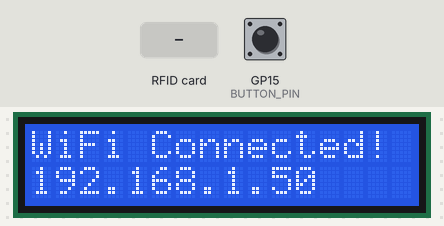
The sketch below on a simulated Raspberry Pi Pico W. Shown: 16×2 character LCD. The inputs (shaded band) are chosen by the test bench; at power-on: GP15 (BUTTON_PIN) HIGH. WiFi joins after 1.5 s; servers stay silent unless stated; uploads are accepted with an empty reply; what the sketch prints to the serial monitor is not drawn.

Above: at 2.6 s.
At 10.1 s:
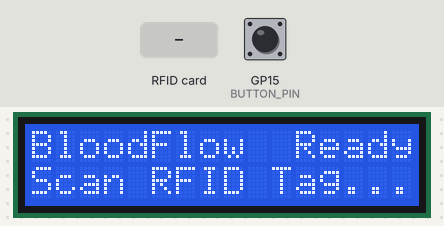
10.2 s: GP15 (BUTTON_PIN) pulled LOW for 0.15 s
At 10.35 s:
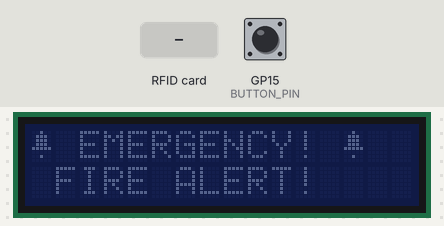
10.9 s: RFID card 5E 7A 19 C4 held to the reader
At 12.6 s:
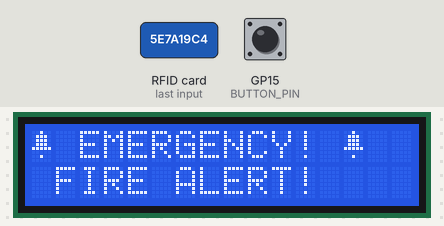
13.1 s: GP15 (BUTTON_PIN) pulled LOW for 3.2 s
Timing chart, 0 to 16.1 s (numbered marks = the images above; inputs shaded):
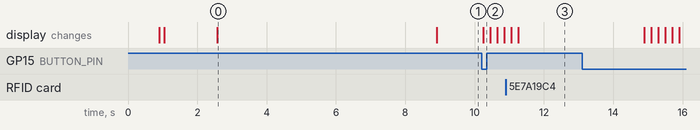

The sketch:

BloodFlow_PicoW2_All_Hardware.ino
```cpp
/*
 * ===================================================================
 *  BloodFlow Smart IoT — Raspberry Pi Pico 2W + LCD 16x2 I2C + RC522 + Button
 *  (DS18B20 Temperature Sensor Disabled / Optional)
 *
 *  Board: "Raspberry Pi Pico 2W" via Earle Philhower's Arduino-Pico core
 *  Board URL (paste in Arduino IDE → Preferences → Additional Board Manager URLs):
 *    https://github.com/earlephilhower/arduino-pico/releases/download/global/package_rp2040_index.json
 *  Then: Tools → Board → Boards Manager → search "Raspberry Pi Pico/RP2040" → Install
 *  Select Board: "Raspberry Pi Pico 2W"
 *
 *  ─────────────────────────────────────────────────────────────────
 *  WIRING DIAGRAM (All GPIO numbers — Pico 2W physical pin in brackets):
 *  ─────────────────────────────────────────────────────────────────
 *
 *  1. RC522 RFID READER:  (uses SPI1 to avoid conflict with other peripherals)
 *     RC522 VCC     → 3V3        [Pin 36]  ⚠️ 3.3V ONLY — NEVER 5V!
 *     RC522 GND     → GND        [Pin 38]
 *     RC522 RST     → GPIO14     [Pin 19]
 *     RC522 SDA/SS  → GPIO13     [Pin 17]
 *     RC522 SCK     → GPIO10     [Pin 14]
 *     RC522 MISO    → GPIO12     [Pin 16]
 *     RC522 MOSI    → GPIO11     [Pin 15]
 *
 *  2. LCD 16x2 I2C DISPLAY:
 *     LCD VCC       → VBUS (5V)  [Pin 40]  (or 3V3 if your LCD module supports it)
 *     LCD GND       → GND        [Pin 38]
 *     LCD SDA       → GPIO4      [Pin  6]
 *     LCD SCL       → GPIO5      [Pin  7]
 *
 *  3. EMERGENCY PUSH BUTTON:
 *     Button Leg 1  → GPIO15     [Pin 20]
 *     Button Leg 2  → GND
 *     (Uses internal INPUT_PULLUP — no external resistor needed!)
 *     Idle = HIGH, Pressed = LOW
 *
 *  4. TEMPERATURE SENSOR (DS18B20) — DISABLED FOR NOW:
 *     Set #define ENABLE_TEMPERATURE true when connecting:
 *     DS18B20 VCC   → 3V3        [Pin 36]
 *     DS18B20 GND   → GND        [Pin 38]
 *     DS18B20 DATA  → GPIO16     [Pin 21]  [+ 4.7kΩ pull-up to 3V3]
 *
 *  ─────────────────────────────────────────────────────────────────
 *  REQUIRED LIBRARIES — install from Arduino Library Manager:
 *    LiquidCrystal_I2C   (Frank de Brabander)
 *    MFRC522             (GithubCommunity)
 *    ArduinoJson         (Benoit Blanchon) v6 or v7
 *    (Optional) OneWire & DallasTemperature  (only if ENABLE_TEMPERATURE=true)
 * ===================================================================
 */

#include <WiFi.h>                 // Arduino-Pico built-in WiFi (replaces ESP8266WiFi.h)
#include <HTTPClient.h>           // Arduino-Pico HTTPClient  (replaces ESP8266HTTPClient.h)
#include <WiFiClientSecure.h>
#include <Wire.h>
#include <LiquidCrystal_I2C.h>
#include <SPI.h>
#include <MFRC522.h>
#include <ArduinoJson.h>

#if ENABLE_TEMPERATURE
  #include <OneWire.h>
  #include <DallasTemperature.h>
#endif

// =========================================================
//  ⚙️  CONFIGURATION — CHANGE THESE
// =========================================================
const char* WIFI_SSID     = "YOUR_WIFI_SSID";
const char* WIFI_PASSWORD = "YOUR_WIFI_PASSWORD";

const char* SUPABASE_HOST     = "gvwdrbrepbpmhjckdcyq.supabase.co";
const char* SUPABASE_ANON_KEY = "sb_publishable_uPsHJqLyu5jZwpoK0GvoPw_TQUtty3D";

const char* STORAGE_CODE = "ST001";
const char* DEVICE_ID    = "BLOOD-BANK-PICO2W";

// Temperature sensor feature flag: set to true when DS18B20 is plugged in
#define ENABLE_TEMPERATURE false

// LCD I2C address — try 0x27 first, if blank try 0x3F
#define LCD_ADDRESS 0x27
#define LCD_COLS    16
#define LCD_ROWS    2

// =========================================================
//  📌  PIN DEFINITIONS  (GPIO numbers)
// =========================================================
#define BUTTON_PIN    15   // GPIO15 — Emergency Button (INPUT_PULLUP — no resistor needed!)
#define ONE_WIRE_BUS  16   // GPIO16 — DS18B20 Data (if ENABLE_TEMPERATURE=true)

// RC522 uses SPI1
#define RFID_SS_PIN   13   // GPIO13 — RC522 SDA/SS
#define RFID_RST_PIN  14   // GPIO14 — RC522 RST

// SPI1 pins for RC522
// SCK=GPIO10, MOSI=GPIO11, MISO=GPIO12 (set in setup via SPI1.begin())

// I2C0 pins for LCD
#define I2C_SDA_PIN    4   // GPIO4
#define I2C_SCL_PIN    5   // GPIO5

// =========================================================
//  TIMING
// =========================================================
const unsigned long DEBOUNCE_MS      = 300;
const unsigned long TEMP_INTERVAL_MS = 15000;  // read temp every 15 s
const unsigned long HEARTBEAT_MS     = 60000;  // device heartbeat every 60 s
const unsigned long ALERT_DISPLAY_MS = 8000;   // show emergency message on LCD for 8 s
const unsigned long RFID_DISPLAY_MS  = 3000;   // show RFID scan on LCD for 3 s

// =========================================================
//  OBJECTS
// =========================================================
LiquidCrystal_I2C lcd(LCD_ADDRESS, LCD_COLS, LCD_ROWS);
MFRC522           rfid(RFID_SS_PIN, RFID_RST_PIN);
WiFiClientSecure  wifiClient;

#if ENABLE_TEMPERATURE
  OneWire           oneWire(ONE_WIRE_BUS);
  DallasTemperature tempSensor(&oneWire);
#endif

// =========================================================
//  STATE
// =========================================================
String storageUnitId = "";
String lastRFIDTag   = "";

unsigned long lastButtonTime   = 0;
unsigned long lastTempTime     = 0;
unsigned long lastHeartbeat    = 0;
unsigned long lastRFIDTime     = 0;
unsigned long emergencyShownAt = 0;
unsigned long rfidShownAt      = 0;

bool emergencyOnScreen = false;
bool rfidOnScreen      = false;
float lastKnownTemp    = 0.0;

// LCD custom characters
byte bellChar[8] = {0x04,0x0E,0x0E,0x0E,0x1F,0x00,0x04,0x00};
byte tempChar[8] = {0x04,0x0A,0x0A,0x0E,0x0E,0x1F,0x0E,0x00};

// =========================================================
//  SETUP
// =========================================================
void setup() {
  Serial.begin(115200);
  delay(800);

  Serial.println(F("\n============================================="));
  Serial.println(F("  BloodFlow IoT — Pico 2W + LCD 16x2 v1.0  "));
  Serial.println(F("============================================="));

  // Emergency button — Pico 2W supports INPUT_PULLUP on all GPIO (unlike ESP8266 D0)
  pinMode(BUTTON_PIN, INPUT_PULLUP);

  // I2C for LCD — use Wire (I2C0: SDA=GPIO4, SCL=GPIO5)
  Wire.setSDA(I2C_SDA_PIN);
  Wire.setSCL(I2C_SCL_PIN);
  Wire.begin();

  lcd.init();
  lcd.backlight();
  lcd.createChar(0, bellChar);
  lcd.createChar(1, tempChar);

  lcdShow("BloodFlow IoT", "Starting up...");

#if ENABLE_TEMPERATURE
  tempSensor.begin();
  int ds = tempSensor.getDeviceCount();
  Serial.printf("DS18B20 found: %d sensor(s) on GPIO%d\n", ds, ONE_WIRE_BUS);
#else
  Serial.println(F("Temperature sensor disabled (RFID & Emergency active)"));
#endif

  // RC522 RFID — init SPI1 with explicit pins
  SPI1.setRX(12);   // MISO
  SPI1.setTX(11);   // MOSI
  SPI1.setSCK(10);  // SCK
  SPI1.setCS(13);   // SS (handled by MFRC522 lib)
  SPI1.begin();
  rfid.PCD_Init(&SPI1);
  delay(50);

  // SSL — skip certificate verification (same as ESP8266 setInsecure)
  wifiClient.setInsecure();

  // Wi-Fi
  lcdShow("Connecting WiFi", WIFI_SSID);
  Serial.print(F("Connecting to "));
  Serial.println(WIFI_SSID);
  WiFi.mode(WIFI_STA);
  WiFi.begin(WIFI_SSID, WIFI_PASSWORD);
  while (WiFi.status() != WL_CONNECTED) {
    delay(400);
    Serial.print('.');
  }
  Serial.println();
  Serial.print(F("Connected! IP: "));
  Serial.println(WiFi.localIP());

  lcdShow("WiFi Connected!", WiFi.localIP().toString().c_str());
  delay(1500);

  // Resolve ST001 UUID
  for (int i = 0; i < 3 && storageUnitId.isEmpty(); i++) {
    if (i > 0) { delay(2000); }
    fetchStorageUnitId();
  }

  // Initial heartbeat
  sendHeartbeat(0.0);

  lcdShowReady(0.0);
  Serial.println(F("\n✓ All systems ready!\n"));
}

// =========================================================
//  MAIN LOOP
// =========================================================
void loop() {
  if (WiFi.status() != WL_CONNECTED) {
    Serial.println(F("Wi-Fi lost, reconnecting..."));
    lcdShow("WiFi Lost!", "Reconnecting...");
    WiFi.reconnect();
    delay(3000);
    return;
  }

  // ── EMERGENCY BUTTON (GPIO15) ──────────────────────────
  // INPUT_PULLUP: idle=HIGH, pressed=LOW
  if (digitalRead(BUTTON_PIN) == LOW &&
      (millis() - lastButtonTime) > DEBOUNCE_MS) {
    lastButtonTime = millis();

    Serial.println(F("\n!!! EMERGENCY BUTTON PRESSED !!!"));
    lcdShowEmergency();

    bool ok = sendFireEmergency();

    if (ok) {
      Serial.println(F("[EMERGENCY ✓] Fire alert dispatched!"));
    } else {
      Serial.println(F("[EMERGENCY ✗] Failed to dispatch!"));
      lcd.setCursor(0, 1);
      lcd.print("Send FAILED!    ");
    }

    delay(3000);  // hardware cooldown after press
  }

  // ── RESTORE LCD AFTER EMERGENCY MESSAGE TIMEOUT ────────
  if (emergencyOnScreen &&
      (millis() - emergencyShownAt) > ALERT_DISPLAY_MS) {
    emergencyOnScreen = false;
    lcdShowReady(lastKnownTemp);
  }

#if ENABLE_TEMPERATURE
  // ── DS18B20 TEMPERATURE ────────────────────────────────
  if (millis() - lastTempTime > TEMP_INTERVAL_MS) {
    lastTempTime = millis();
    readAndPostTemperature();
  }
#endif

  // ── RC522 RFID ─────────────────────────────────────────
  if (rfid.PICC_IsNewCardPresent() && rfid.PICC_ReadCardSerial()) {
    String uid = getTagUID();

    if (uid != lastRFIDTag || (millis() - lastRFIDTime) > 3000) {
      lastRFIDTag  = uid;
      lastRFIDTime = millis();

      Serial.print(F("\n[RFID] Tag UID: "));
      Serial.println(uid);

      if (!emergencyOnScreen) {
        lcdShowRFID(uid);
      }

      bool ok = postRFIDEvent(uid);
      if (ok) {
        Serial.println(F("[RFID ✓] Logged to Supabase!"));
        if (!emergencyOnScreen) {
          lcd.setCursor(0, 1);
          lcd.print("Saved!          ");
        }
      } else {
        Serial.println(F("[RFID ✗] Failed to log."));
        if (!emergencyOnScreen) {
          lcd.setCursor(0, 1);
          lcd.print("FAILED! HTTP err");
        }
      }
    }

    rfid.PICC_HaltA();
    rfid.PCD_StopCrypto1();
  }

  // ── RESTORE LCD AFTER RFID DISPLAY ─────────────────────
  if (rfidOnScreen && !emergencyOnScreen &&
      (millis() - rfidShownAt) > RFID_DISPLAY_MS) {
    rfidOnScreen = false;
    lcdShowReady(lastKnownTemp);
  }

  // ── HEARTBEAT ──────────────────────────────────────────
  if (millis() - lastHeartbeat > HEARTBEAT_MS) {
    lastHeartbeat = millis();
    float t = 0.0;
#if ENABLE_TEMPERATURE
    tempSensor.requestTemperatures();
    float reading = tempSensor.getTempCByIndex(0);
    if (reading != DEVICE_DISCONNECTED_C && reading != -127.0f) {
      t = reading;
    }
#endif
    sendHeartbeat(t);
  }
}

// =========================================================
//  LCD DISPLAY HELPERS
// =========================================================
void lcdShow(const char* line1, const char* line2) {
  lcd.clear();
  lcd.setCursor(0, 0);
  lcd.print(line1);
  lcd.setCursor(0, 1);
  lcd.print(line2);
}

void lcdShowReady(float tempC) {
  lcd.clear();
  lcd.setCursor(0, 0);
  lcd.print("BloodFlow  Ready");
  lcd.setCursor(0, 1);
#if ENABLE_TEMPERATURE
  lcd.write(1);  // thermometer icon
  lcd.print(" Temp: ");
  if (tempC <= 0.0) {
    lcd.print("-- deg C");
  } else {
    lcd.print(tempC, 1);
    lcd.print(" \xDF""C   ");  // °C
  }
#else
  lcd.print("Scan RFID Tag...");
#endif
}

void lcdShowEmergency() {
  emergencyOnScreen = true;
  emergencyShownAt  = millis();

  lcd.clear();
  lcd.setCursor(0, 0);
  lcd.write(0);           // bell icon
  lcd.print(" EMERGENCY! ");
  lcd.write(0);           // bell icon
  lcd.setCursor(0, 1);
  lcd.print(" FIRE ALERT!    ");

  // Flash 3 times so it's noticeable
  for (int i = 0; i < 3; i++) {
    lcd.noBacklight();
    delay(200);
    lcd.backlight();
    delay(200);
  }
}

void lcdShowRFID(const String& uid) {
  rfidOnScreen = true;
  rfidShownAt  = millis();

  lcd.clear();
  lcd.setCursor(0, 0);
  lcd.print("RFID Scanned:");
  lcd.setCursor(0, 1);
  lcd.print(uid.substring(0, 16));
}

// =========================================================
//  DS18B20 — Read temp, post to Supabase, update LCD
// =========================================================
#if ENABLE_TEMPERATURE
void readAndPostTemperature() {
  tempSensor.requestTemperatures();
  float tempC = tempSensor.getTempCByIndex(0);

  if (tempC == DEVICE_DISCONNECTED_C || tempC == -127.0f) {
    Serial.println(F("[DS18B20] ✗ Sensor disconnected! Check GPIO16 wiring + 4.7k resistor."));
    if (!emergencyOnScreen && !rfidOnScreen) {
      lcdShow("DS18B20 Error!", "Check GPIO16");
    }
    return;
  }

  lastKnownTemp = tempC;

  const char* status =
    (tempC < 2.0 || tempC > 6.0) ? "critical" :
    (tempC < 3.0 || tempC > 5.5) ? "warning"  : "normal";

  Serial.printf("[DS18B20] Temp = %.2f degC  (%s)\n", tempC, status);

  if (!emergencyOnScreen && !rfidOnScreen) {
    lcdShowReady(tempC);
  }

  if (strcmp(status, "critical") == 0) {
    if (!emergencyOnScreen) {
      lcd.clear();
      lcd.setCursor(0, 0);
      lcd.print("TEMP WARNING!   ");
      lcd.setCursor(0, 1);
      lcd.print(tempC, 1);
      lcd.print("\xDF""C OUT RANGE!");
      for (int i = 0; i < 2; i++) {
        lcd.noBacklight(); delay(300);
        lcd.backlight();   delay(300);
      }
    }
    postAlert("TEMPERATURE_CRITICAL", "critical",
              String("Cold storage out of range: ") + tempC + "C (safe: 2-6C)");
  }

  StaticJsonDocument<256> doc;
  doc["device_id"]   = DEVICE_ID;
  doc["temperature"] = tempC;
  doc["status"]      = status;
  if (!storageUnitId.isEmpty()) doc["storage_unit_id"] = storageUnitId;
  String body; serializeJson(doc, body);

  int code = restPost("/rest/v1/temperature_readings", body);
  if (code == 201 || code == 200)
    Serial.printf("[DB ✓] Temp %.2f degC logged\n", tempC);
  else
    Serial.printf("[DB ✗] Temp insert failed, HTTP %d\n", code);

  // PATCH storage_units.current_temperature
  HTTPClient http;
  String url = String("https://") + SUPABASE_HOST +
               "/rest/v1/storage_units?storage_code=eq." + STORAGE_CODE;
  if (http.begin(wifiClient, url)) {
    http.addHeader("Content-Type", "application/json");
    http.addHeader("apikey",        SUPABASE_ANON_KEY);
    http.addHeader("Authorization", String("Bearer ") + SUPABASE_ANON_KEY);
    http.addHeader("Prefer",        "return=minimal");
    StaticJsonDocument<128> pdoc;
    pdoc["current_temperature"] = tempC;
    pdoc["status"]              = status;
    String pb; serializeJson(pdoc, pb);
    int pc = http.PATCH(pb);
    if (pc == 204 || pc == 200)
      Serial.printf("[DB ✓] storage_units %s → %.2f degC (%s)\n", STORAGE_CODE, tempC, status);
    else
      Serial.printf("[DB ✗] PATCH failed, HTTP %d\n", pc);
    http.end();
  }
}
#endif

// =========================================================
//  RFID — Log scan to Supabase rfid_events
// =========================================================
bool postRFIDEvent(const String& uid) {
  StaticJsonDocument<256> doc;
  doc["rfid_uid"] = uid;
  doc["action"]   = "ENTERED";
  doc["result"]   = "SUCCESS";
  if (!storageUnitId.isEmpty()) doc["storage_unit_id"] = storageUnitId;
  String body; serializeJson(doc, body);
  Serial.println("RFID POST: " + body);

  int code = restPost("/rest/v1/rfid_events", body);
  Serial.printf("[RFID HTTP] %d\n", code);
  return (code == 201 || code == 200);
}

// =========================================================
//  FIRE EMERGENCY — call Supabase Edge Function
// =========================================================
bool sendFireEmergency() {
  HTTPClient http;
  String url = String("https://") + SUPABASE_HOST +
               "/functions/v1/emergency-call?action=fire_emergency";
  if (!http.begin(wifiClient, url)) return false;
  http.addHeader("Content-Type", "application/json");
  http.addHeader("Authorization", String("Bearer ") + SUPABASE_ANON_KEY);

  StaticJsonDocument<256> doc;
  doc["device_id"]      = DEVICE_ID;
  doc["source"]         = "hardware_button";
  doc["emergency_type"] = "FIRE";
  doc["message"]        = "Fire emergency button activated at Blood Bank Unit 01";
  String body; serializeJson(doc, body);

  int code = http.POST(body);
  Serial.printf("[EMERGENCY] HTTP %d\n", code);
  if (code > 0) Serial.println(http.getString());
  http.end();
  return (code == 200 || code == 201);
}

// =========================================================
//  ALERT — log to iot_alerts table
// =========================================================
void postAlert(const char* alertType, const char* severity, const String& msg) {
  StaticJsonDocument<256> doc;
  doc["device_id"]  = DEVICE_ID;
  doc["alert_type"] = alertType;
  doc["severity"]   = severity;
  doc["message"]    = msg;
  if (!storageUnitId.isEmpty()) doc["storage_unit_id"] = storageUnitId;
  String body; serializeJson(doc, body);
  restPost("/rest/v1/iot_alerts", body);
}

// =========================================================
//  HEARTBEAT — upsert into iot_devices
// =========================================================
void sendHeartbeat(float tempC) {
  HTTPClient http;
  String url = String("https://") + SUPABASE_HOST + "/rest/v1/iot_devices";
  if (!http.begin(wifiClient, url)) return;
  http.addHeader("Content-Type", "application/json");
  http.addHeader("apikey",        SUPABASE_ANON_KEY);
  http.addHeader("Authorization", String("Bearer ") + SUPABASE_ANON_KEY);
  http.addHeader("Prefer", "resolution=merge-duplicates,return=minimal");

  StaticJsonDocument<256> doc;
  doc["device_id"]        = DEVICE_ID;
  doc["status"]           = "online";
  doc["wifi_status"]      = "connected";
  doc["device_type"]      = "PICO2W_RC522_LCD";
  doc["firmware_version"] = "v1.0.0";
  doc["ip_address"]       = WiFi.localIP().toString();
  if (tempC > 0) doc["last_temperature"] = tempC;
  if (!storageUnitId.isEmpty()) doc["storage_unit_id"] = storageUnitId;
  String body; serializeJson(doc, body);

  int code = http.POST(body);
  if (code == 200 || code == 201)
    Serial.println(F("[HEARTBEAT ✓]"));
  else
    Serial.printf("[HEARTBEAT ✗] HTTP %d\n", code);
  http.end();
}

// =========================================================
//  FETCH storage_units UUID for STORAGE_CODE
// =========================================================
void fetchStorageUnitId() {
  HTTPClient http;
  String url = String("https://") + SUPABASE_HOST +
               "/rest/v1/storage_units?storage_code=eq." +
               STORAGE_CODE + "&select=id&limit=1";
  if (!http.begin(wifiClient, url)) return;
  http.addHeader("apikey",        SUPABASE_ANON_KEY);
  http.addHeader("Authorization", String("Bearer ") + SUPABASE_ANON_KEY);
  int code = http.GET();
  Serial.printf("[UUID] HTTP %d\n", code);
  if (code == 200) {
    String body = http.getString();
    StaticJsonDocument<256> doc;
    if (!deserializeJson(doc, body) &&
        doc.is<JsonArray>() && doc.as<JsonArray>().size() > 0) {
      storageUnitId = doc[0]["id"].as<String>();
      Serial.println("✓ UUID = " + storageUnitId);
    }
  }
  http.end();
}

// =========================================================
//  REST POST helper
// =========================================================
int restPost(const String& path, const String& jsonBody) {
  HTTPClient http;
  String url = String("https://") + SUPABASE_HOST + path;
  if (!http.begin(wifiClient, url)) return -1;
  http.addHeader("Content-Type", "application/json");
  http.addHeader("apikey",        SUPABASE_ANON_KEY);
  http.addHeader("Authorization", String("Bearer ") + SUPABASE_ANON_KEY);
  http.addHeader("Prefer",        "return=minimal");
  int code = http.POST(jsonBody);
  http.end();
  return code;
}

// =========================================================
//  RC522 UID → uppercase hex string (e.g. "A3F2B1C0")
// =========================================================
String getTagUID() {
  String uid = "";
  for (byte i = 0; i < rfid.uid.size; i++) {
    if (rfid.uid.uidByte[i] < 0x10) uid += "0";
    uid += String(rfid.uid.uidByte[i], HEX);
  }
  uid.toUpperCase();
  return uid;
}
```

Measured:
- after the input at 10.2 s, the display: changes after 0.05 s (image 2)
- what the display in image 0 shows lasts 6.3 s, from 2.6 s to 8.9 s
